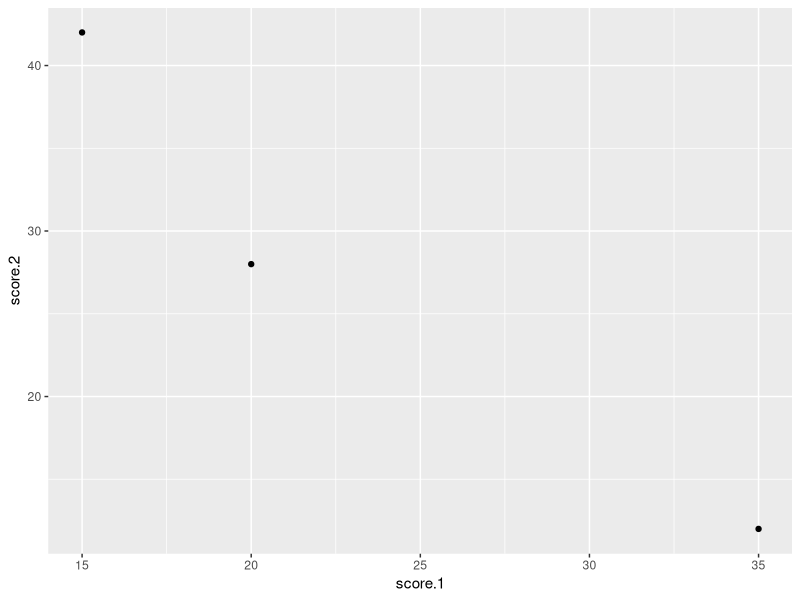
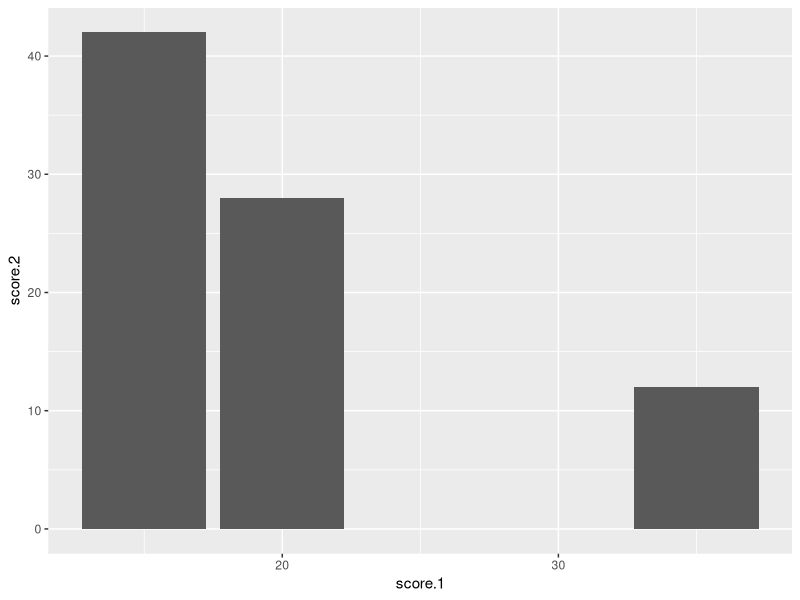
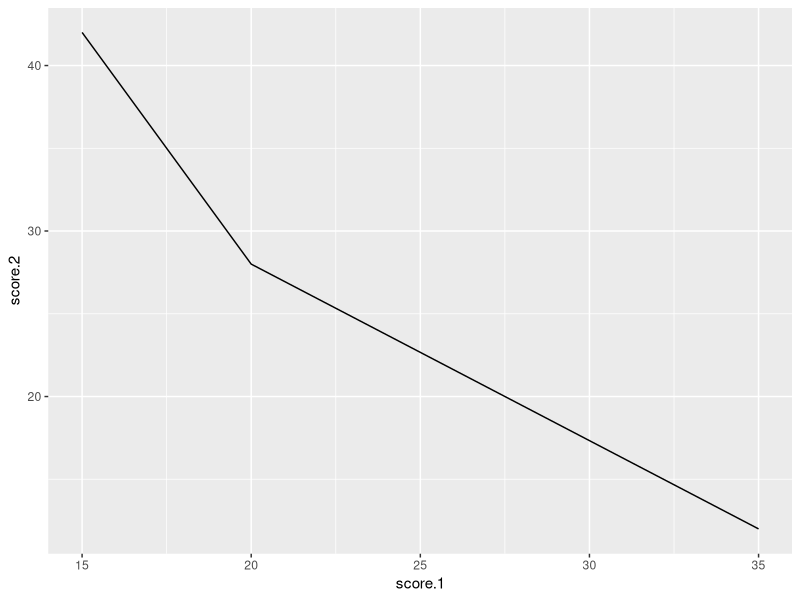
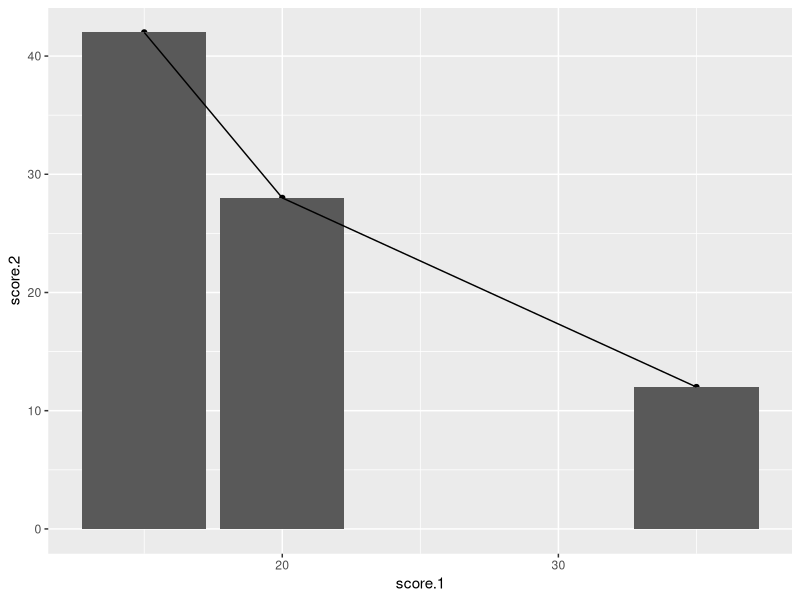
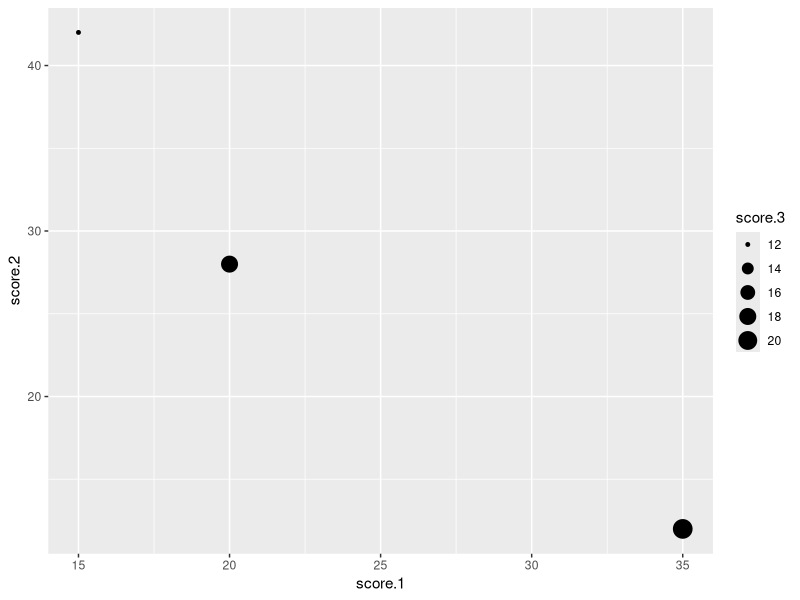
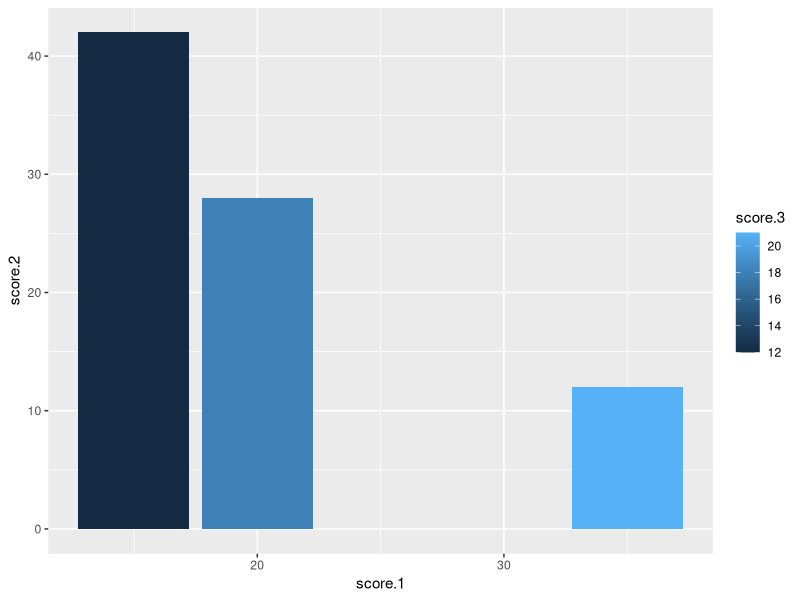

Here is the R script that generated these plots, in order:
## ---- chunk 1
library(tidyverse)
# a tibble for data, 3 rows, 4 columns
d.tbl <- tribble(
  ~csoport, ~score.1, ~score.2, ~score.3,
  "AA", 15, 42, 12, 
  "BB", 20, 28, 18,
  "CC", 35, 12, 21
)
## ---- chunk 2
# Scatterplot
#   Data: d.tbl
#   Geometry: point
#   Aesthetics: x, y
#   Mapping: x=score.1, y=score.2
ggplot(data=d.tbl, mapping=aes(x=score.1, y=score.2)) + geom_point()
# Column Graph
#   Data: d.tbl
#   Geometry: column
#   Aesthetics: x, y
#   Mapping: x=score.1, y=score.2
ggplot(data=d.tbl, mapping=aes(x=score.1, y=score.2)) + geom_col()
# Line Graph
#   Data: d.tbl
#   Geometry: line
#   Aesthetics: x, y
#   Mapping: x=score.1, y=score.2
ggplot(data=d.tbl, mapping=aes(x=score.1, y=score.2)) + geom_line()
# all in one
ggplot(data=d.tbl, mapping=aes(x=score.1, y=score.2)) + 
  geom_point() + geom_col() + geom_line()
# Line Graph
#   Data: d.tbl
#   Geometry: point
#   Aesthetics: x, y, size
#   Mapping: x=score.1, y=score.2, size=score.3
ggplot(data=d.tbl, mapping=aes(x=score.1, y=score.2, size=score.3)) + 
  geom_point()
# Column Graph
#   Data: d.tbl
#   Geometry: column
#   Aesthetics: x, y, fill
#   Mapping: x=score.1, y=score.2, fill=score.3
ggplot(data=d.tbl, mapping=aes(x=score.1, y=score.2, fill=score.3)) + 
  geom_col()
